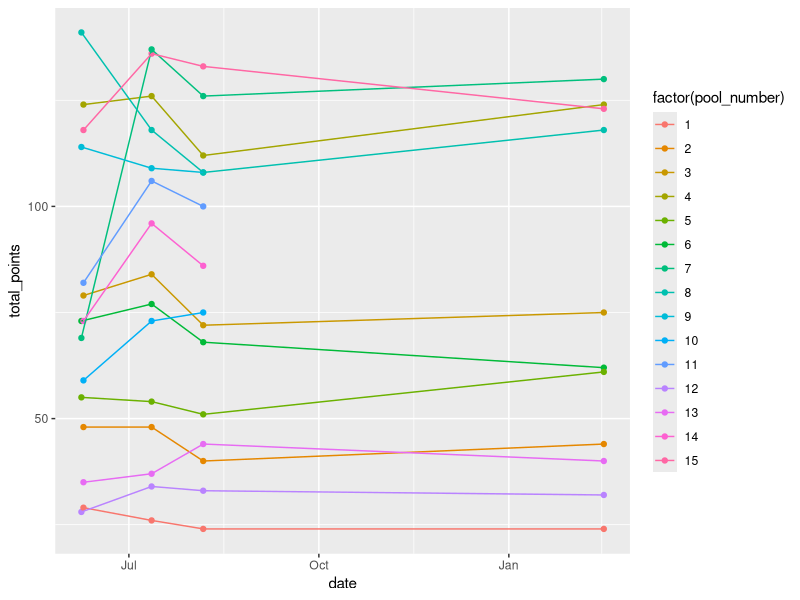
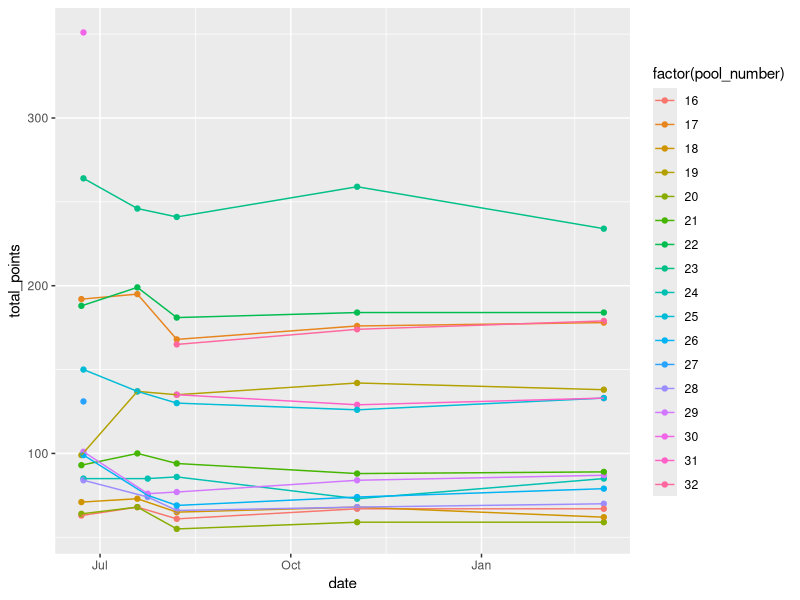
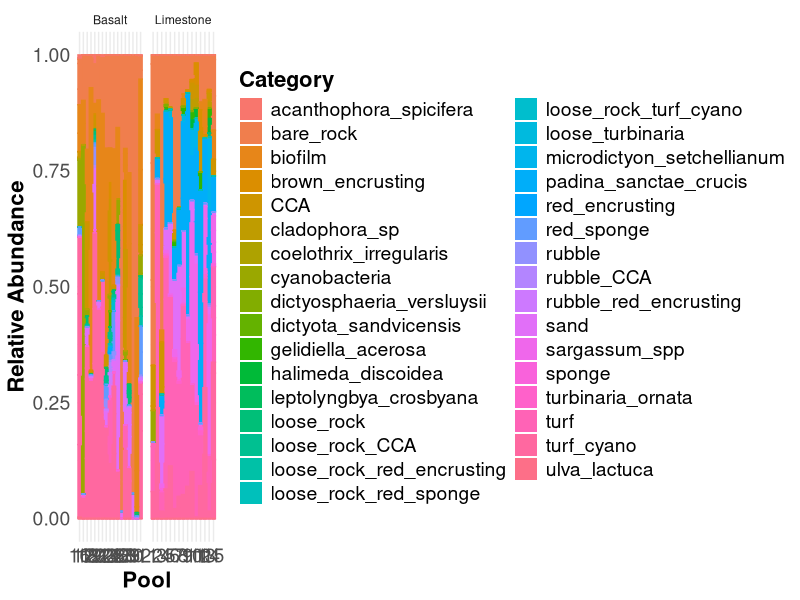
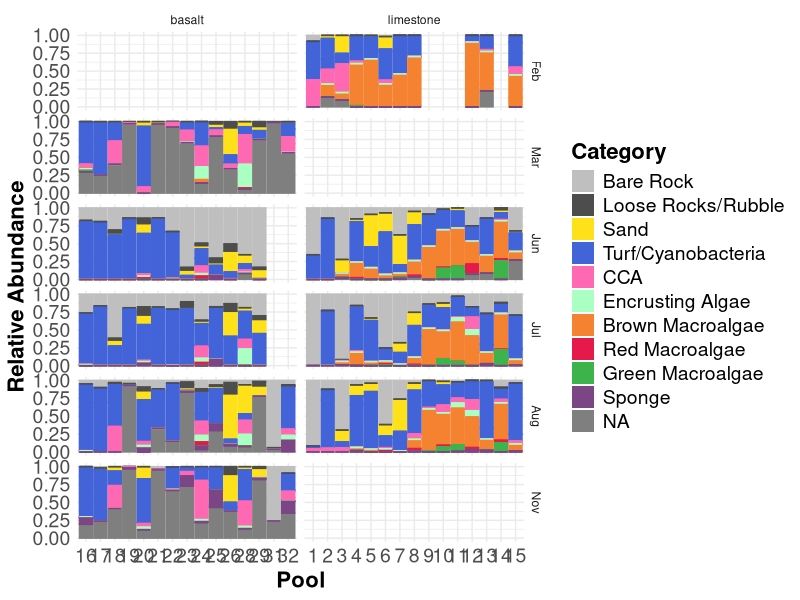
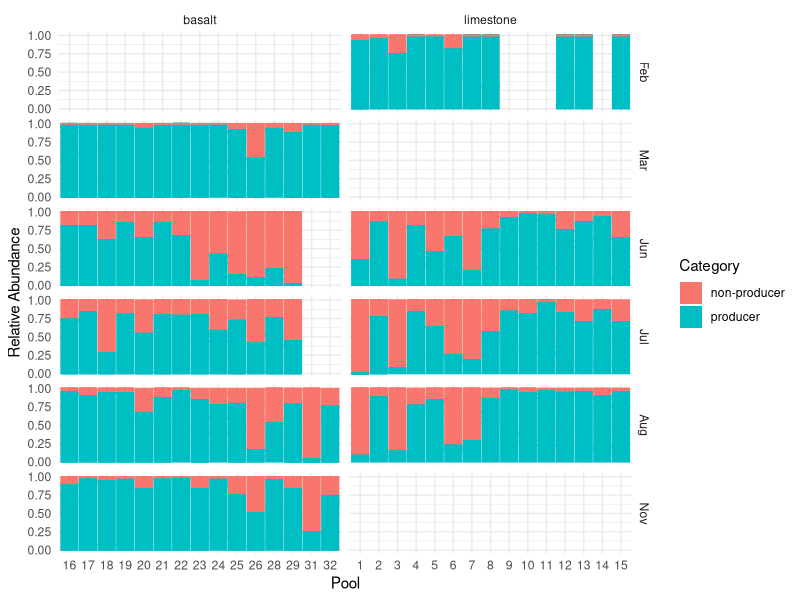
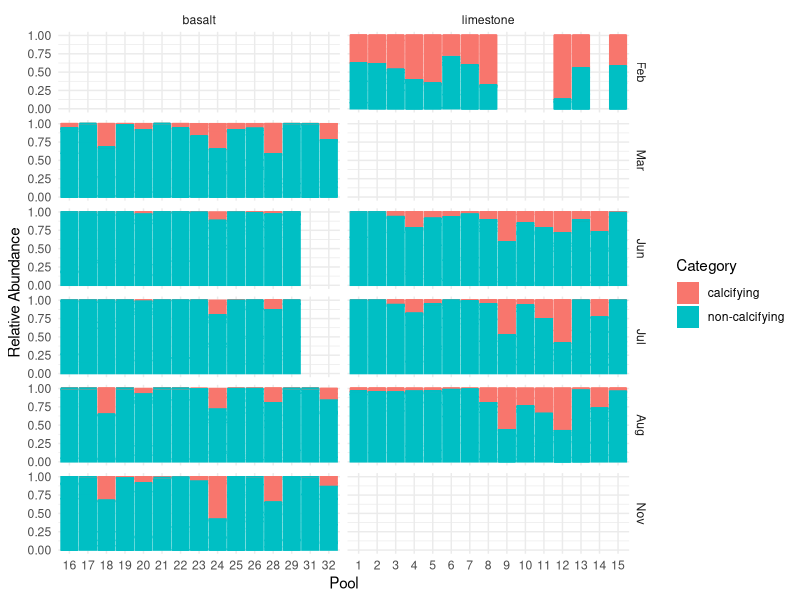
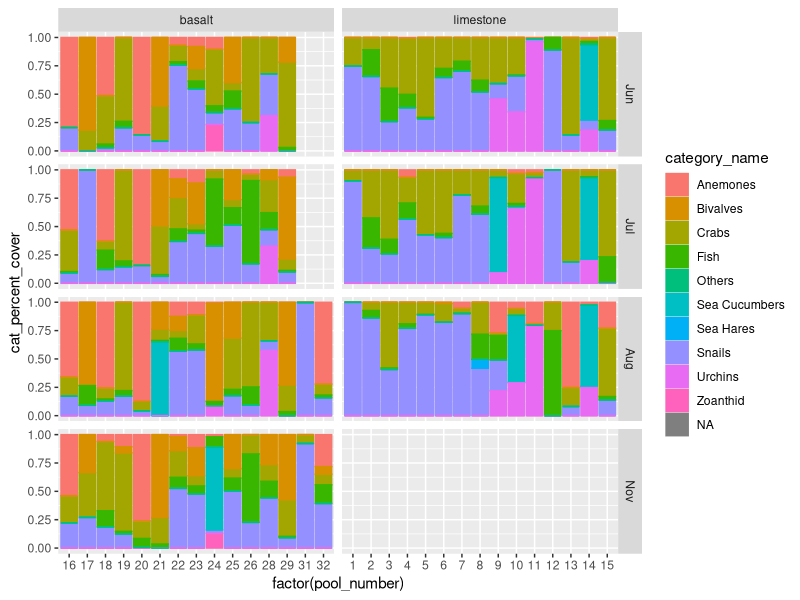
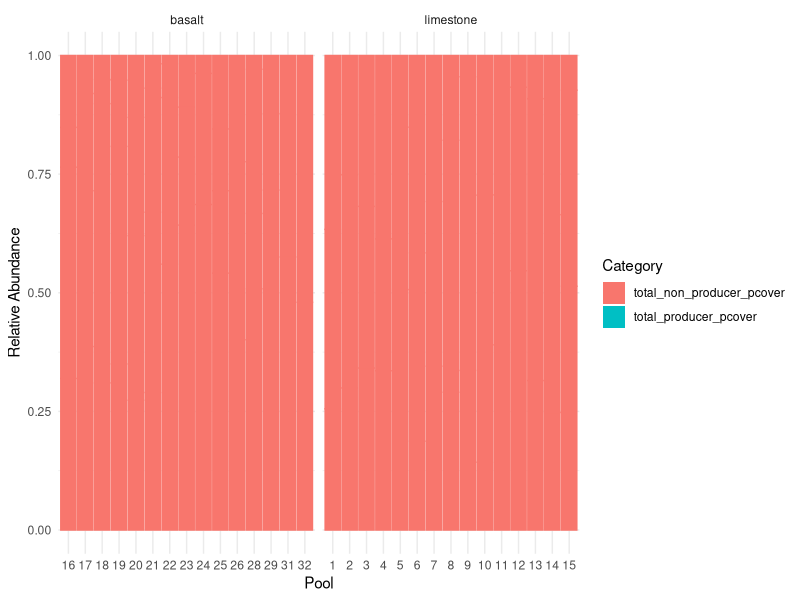

These charts were generated, in order, by the following R code:
## ---- chunk 1
library(tidyverse)
library(here)
## ---- chunk 2
benthic <- read_csv(here("Data", "benthic_community_composition.csv"))
mobile <- read_csv(here("Data", "mobile_community_composition.csv"))
tp_parameters <- read_csv(here("Data", "tidepool_parameters.csv"))
categories <- read_csv(here("Data", "community_composition_categories.csv"))
## ---- chunk 3
benthic %>% filter(site %in% "Kaihalulu Beach") %>% ggplot(aes(x = date, y = total_points, color = factor(pool_number))) + geom_point() + geom_line() 
## ---- chunk 4
benthic %>% filter(site %in% "Sandy Beach") %>% ggplot(aes(x = date, y = total_points, color = factor(pool_number))) + geom_point() + geom_line() 
## ---- chunk 5
benthic$month <- month(benthic$date, label = TRUE)
## ---- chunk 6
benthic_long <- benthic %>%
  select(-c("notes":"observers")) %>%
  pivot_longer(
    cols = c("bare_rock":"red_sponge"),
    names_to = "id",
    values_to = "num_points")
## ---- chunk 7
benthic_categories <- left_join(benthic_long, categories)
## ---- chunk 8
benthic_long <- benthic_long %>%
                mutate(spp_percent_cover = (num_points/total_points)*100)
## ---- chunk 9
benthic_long %>% ggplot(aes(x= factor(pool_number),
               y = num_points, 
               fill= factor(id), 
               color= id)) + # set lines surrounding each color to match the fill colors 
      geom_bar(stat="identity", position="fill") + # stacked bars
      facet_wrap(~substrate, scales = "free_x",
                 labeller = as_labeller(c(basalt = "Basalt", limestone = "Limestone"))) + 
  
      labs(x = "Pool", # labels
           y="Relative Abundance",
           fill = "Category") +

      theme_minimal() +  # theme
      theme(title = element_text(size = 18, face = "bold"), # make title bigger and bold
            axis.title = element_text(size = 16), # make all text bigger
            axis.text = element_text(size = 14),
            legend.title = element_text(size = 16),
            legend.text = element_text(size = 14)) +
    
      
      guides(color = "none") #+ # keep only legend for fill since fill and color are the same
      
#      scale_fill_manual(values = c('#e6194b', '#3cb44b', "lightblue", '#4363d8', '#f58231', '#000075', '#46f0f0', '#f032e6', '#fabebe', '#800000', '#008080',  '#e6beff', '#aaffc3', '#ffe119' , '#808000')) +
      
#      scale_color_manual(values = c('#e6194b', '#3cb44b', "lightblue", '#4363d8', '#f58231', '#000075', '#46f0f0', '#f032e6', '#fabebe', '#800000', '#008080',  '#e6beff', '#aaffc3', '#ffe119' , '#808000'))
## ---- chunk 10
benthic_categories_pcover <- benthic_categories %>%
                             mutate(cat_percent_cover = (num_points/total_points)*100) %>%
                             select(-c(total_points, id, num_points, production, calcification)) %>%
                             group_by(date, site, water_date, pool_number, substrate, category, category_name) %>%
                             mutate(cat_percent_cover = sum(cat_percent_cover)) %>%
                             distinct(date, site, water_date, pool_number, substrate, .keep_all = TRUE)  # Ensure only one row per pool
## ---- chunk 11
# Change order levels 
benthic_categories$category_name <- factor(benthic_categories$category_name, 
                                             levels=c("Bare Rock", "Loose Rocks/Rubble", "Sand", "Turf/Cyanobacteria", "CCA", "Encrusting Algae", "Brown Macroalgae", "Red Macroalgae", "Green Macroalgae", "Sponge"))
## ---- chunk 12
benthic_categories %>% 
  filter(!pool_number %in% c(27, 30)) %>%
  ggplot(aes(x= factor(pool_number),
               y = num_points, 
               fill= factor(category_name), 
               color= category_name)) + # set lines surrounding each color to match the fill colors
      geom_bar(stat="identity", position="fill") + # stacked bars
      facet_grid(month ~substrate, scales = "free_x") +
  
      labs(x = "Pool", # labels
           y="Relative Abundance",
           fill = "Category") +

      theme_minimal() +  # theme
      theme(title = element_text(size = 18, face = "bold"), # make title bigger and bold
            axis.title = element_text(size = 16), # make all text bigger
            axis.text = element_text(size = 14),
            legend.title = element_text(size = 16),
            legend.text = element_text(size = 14)) +
    
      
      guides(color = "none")  + # keep only legend for fill since fill and color are the same
      
      scale_fill_manual(values = c('gray75', 'gray30', '#ffe119', '#4363d8', "hotpink", '#aaffc3', '#f58231', '#e6194b', '#3cb44b', "#7C4585")) +
      
      scale_color_manual(values = c('gray75', 'gray30', '#ffe119', '#4363d8', "hotpink", '#aaffc3', '#f58231', '#e6194b', '#3cb44b', "#7C4585"))
## ---- chunk 13
benthic_producers <- benthic_categories %>%
                             mutate(cat_percent_cover = (num_points/total_points)*100) %>%
                             select(-c(total_points, id, num_points, category, category_name, calcification)) %>%
                             group_by(date, site, water_date, pool_number, substrate, production) %>%
                             mutate(prod_percent_cover = sum(cat_percent_cover)) %>%
                             distinct(date, site, water_date, pool_number, substrate, .keep_all = TRUE)  # Ensure only one row per pool
## ---- chunk 14
benthic_prod_wide <- benthic_producers %>%
  select(!cat_percent_cover) %>%
  pivot_wider(
    names_from = production,
    values_from = prod_percent_cover) %>%
  rename("producer_pcover" = "producer",
         "non_producer_pcover" = "non-producer")
## ---- chunk 15
benthic_categories %>% 
  filter(!pool_number %in% c(27, 30)) %>%
  ggplot(aes(x= factor(pool_number),
               y = num_points, 
               fill= factor(production), 
               color= production)) + # set lines surrounding each color to match the fill colors
      geom_bar(stat="identity", position="fill") + # stacked bars
      facet_grid(month ~substrate, scales = "free_x") +
  
      labs(x = "Pool", # labels
           y="Relative Abundance",
           fill = "Category")  +
  
      guides(color = "none")  + # keep only legend for fill since fill and color are the same
      theme_minimal() 
## ---- chunk 16
benthic_calcifiers <- benthic_categories %>%
                             mutate(cat_percent_cover = (num_points/total_points)*100) %>%
                             select(-c(total_points, id, num_points, category, category_name, production)) %>%
                             group_by(date, site, water_date, pool_number, substrate, calcification) %>%
                             mutate(calc_percent_cover = sum(cat_percent_cover)) %>%
                             distinct(date, site, water_date, pool_number, substrate, .keep_all = TRUE)  # Ensure only one row per pool
## ---- chunk 17
benthic_calc_wide <- benthic_calcifiers %>%
  select(!cat_percent_cover) %>%
  pivot_wider(
    names_from = calcification,
    values_from = calc_percent_cover) %>%
  rename("calcifying_pcover" = "calcifying",
         "non_calcifying_pcover" = "non-calcifying")
## ---- chunk 18
benthic_categories %>% 
  filter(!pool_number %in% c(27, 30)) %>%
  ggplot(aes(x= factor(pool_number),
               y = num_points, 
               fill= factor(calcification), 
               color= calcification)) + # set lines surrounding each color to match the fill colors
      geom_bar(stat="identity", position="fill") + # stacked bars
      facet_grid(month ~substrate, scales = "free_x") +
  
      labs(x = "Pool", # labels
           y="Relative Abundance",
           fill = "Category")  +
  
      guides(color = "none")  + # keep only legend for fill since fill and color are the same
      theme_minimal() 
## ---- chunk 19
mobile <- left_join(mobile, tp_parameters, by = c("pool_number", "site", "substrate"))
## ---- chunk 20
mobile$month <- month(mobile$date, label = TRUE)
## ---- chunk 21
mobile_long <- mobile %>%
  select(-c("notes.x":"perimeter_m", "max_depth_m":"notes.y")) %>%
  pivot_longer(
    cols = c("hermit_crab_large":"shrimp"),
    names_to = "id",
    values_to = "count")
## ---- chunk 22
mobile_categories <- left_join(mobile_long, categories, by = "id")
## ---- chunk 23
mobile_categories_pcover <- mobile_categories %>%
                             mutate(pcover = ((count*surface_area_m2)/pool_surface_area_m2)*100) %>%
                             select(-c(count, id, pool_surface_area_m2, avg_diameter_or_length_cm:surface_area_m2, production, calcification)) %>%
                             group_by(date, site, water_date, pool_number, substrate, category, category_name) %>%
                             mutate(cat_percent_cover = sum(pcover)) %>%
                             select(-pcover) %>%
                             distinct(date, site, water_date, pool_number, substrate, .keep_all = TRUE)  # only one row per category per pool
## ---- chunk 24
mobile_calcifiers <- mobile_categories %>%
                        mutate(pcover = ((count*surface_area_m2)/pool_surface_area_m2)*100) %>%
                        select(-c(count, id, pool_surface_area_m2, avg_diameter_or_length_cm:surface_area_m2, category, category_name, production)) %>%
                        group_by(date, site, water_date, pool_number, substrate, calcification) %>%
                        mutate(calc_percent_cover = sum(pcover)) %>%
                        select(-pcover) %>%
                        distinct(date, site, water_date, pool_number, substrate, .keep_all = TRUE)  # Ensure only one row per pool
## ---- chunk 25
mobile_calc_wide <- mobile_calcifiers %>%
  pivot_wider(
    names_from = calcification,
    values_from = calc_percent_cover) %>%
  rename("inv_calcifying_pcover" = "calcifying",
         "inv_non_calcifying_pcover" = "non-calcifying")
## ---- chunk 26
mobile_producers <- mobile_categories %>%
                        mutate(pcover = ((count*surface_area_m2)/pool_surface_area_m2)*100) %>%
                        select(-c(count, id, pool_surface_area_m2, avg_diameter_or_length_cm:surface_area_m2, category, category_name, calcification)) %>%
                        group_by(date, site, water_date, pool_number, substrate, production) %>%
                        mutate(prod_percent_cover = sum(pcover)) %>%
                        select(-pcover) %>%
                        distinct(date, site, water_date, pool_number, substrate, .keep_all = TRUE)  # Ensure only one row per pool
## ---- chunk 27
mobile_prod_wide <- mobile_producers %>%
  pivot_wider(
    names_from = production,
    values_from = prod_percent_cover) %>%
  rename("inv_producer_pcover" = "producer",
         "inv_non_producer_pcover" = "non-producer")
## ---- chunk 28
mobile_categories_pcover %>% 
  filter(!pool_number %in% c(27,30)) %>%
  ggplot(aes(x = factor(pool_number),
             y = cat_percent_cover, 
             fill = category_name, 
             color = category_name)) +
  geom_bar(stat = "identity", position = "fill") +
  facet_grid(month~substrate, scale = "free_x") 
## ---- chunk 29
comm_comp_summary <- list(benthic_prod_wide, benthic_calc_wide, mobile_prod_wide, mobile_calc_wide) %>% reduce(left_join)

comm_comp_summary <- as.data.frame(comm_comp_summary) %>%
                        select(-c(date, avg_diameter_or_length_cm:surface_area_m2)) %>%
                        rename("date" = "water_date") %>% 
                        mutate(total_producer_pcover = producer_pcover + inv_producer_pcover,
                               total_non_producer_pcover = non_producer_pcover + inv_non_producer_pcover,
                               total_calcifying_pcover = calcifying_pcover + inv_calcifying_pcover,
                               total_non_calcifying_pcover = non_calcifying_pcover + inv_non_calcifying_pcover)
## ---- chunk 30
comm_comp_summary_long <- comm_comp_summary %>%
  pivot_longer(
    cols = c("total_producer_pcover":"total_non_calcifying_pcover"),
    names_to = "category",
    values_to = "pcover")
## ---- chunk 31
comm_comp_summary_long %>%
  filter((!pool_number %in% c(27, 30)) & (category %in% c("total_producer_pcover", "total_non_producer_pcover"))) %>%
  ggplot(aes(x= factor(pool_number),
               y = pcover, 
               fill= factor(category), 
               color= category)) + # set lines surrounding each color to match the fill colors
      geom_bar(stat="identity", position="fill") + # stacked bars
      facet_wrap(~substrate, scales = "free_x") +
  
      labs(x = "Pool", # labels
           y="Relative Abundance",
           fill = "Category")  +
  
      guides(color = "none")  + # keep only legend for fill since fill and color are the same
      theme_minimal() 
## ---- chunk 32
comm_comp_summary_long %>%
  filter((!pool_number %in% c(27, 30)) & (category %in% c("total_calcifying_pcover", "total_non_calcifying_pcover"))) %>%
  ggplot(aes(x= factor(pool_number),
               y = pcover, 
               fill= factor(category), 
               color= category)) + # set lines surrounding each color to match the fill colors
      geom_bar(stat="identity", position="fill") + # stacked bars
      facet_wrap(~substrate, scales = "free_x") +
  
      labs(x = "Pool", # labels
           y="Relative Abundance",
           fill = "Category")  +
  
      guides(color = "none")  + # keep only legend for fill since fill and color are the same
      theme_minimal() 
## ---- chunk 33
write.csv(comm_comp_summary, here("Data", "comm_comp_summary.csv"))
